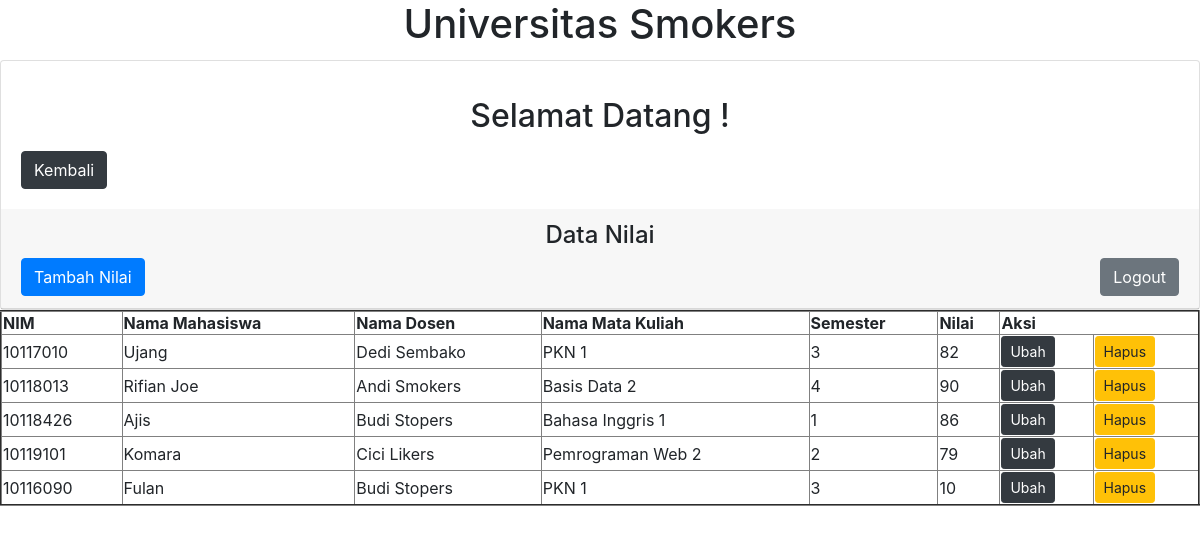
The page /UniversitasSmokers/index3.php (signed in) on the database its author committed.
### tables this page shows
CREATE TABLE `nilai` (
  `id_nilai` int(10) NOT NULL,
  `nim` char(8) NOT NULL,
  `nip` char(8) NOT NULL,
  `kode_mk` char(8) NOT NULL,
  `nilai` float DEFAULT NULL
);

CREATE TABLE `mahasiswa` (
  `nim` char(8) NOT NULL,
  `nama_mahasiswa` varchar(30) DEFAULT NULL,
  `ttl` date DEFAULT NULL,
  `jk` char(1) NOT NULL,
  `alamat` varchar(30) DEFAULT NULL,
  `id_fakultas` char(8) NOT NULL,
  `id_jurusan` char(8) NOT NULL
);

CREATE TABLE `dosen` (
  `nip` char(8) NOT NULL,
  `nama_dosen` varchar(30) DEFAULT NULL,
  `ttl` date DEFAULT NULL,
  `jk` char(1) NOT NULL,
  `alamat` varchar(30) DEFAULT NULL,
  `kode_mk` char(8) NOT NULL
);

CREATE TABLE `matkul` (
  `kode_mk` char(8) NOT NULL,
  `nama_mk` varchar(30) DEFAULT NULL,
  `sks` smallint(6) DEFAULT NULL,
  `semester` smallint(6) DEFAULT NULL,
  `id_jurusan` char(8) NOT NULL
);

### UniversitasSmokers/index3.php (the view, shortened to what this page needs)
<html>
<head>
  <link rel = "stylesheet" type = "text/css" href = "css/bootstrap.min.css">
</head>
<body>
<h1 class="card-title"><center>Universitas Smokers</h1>
  <div class="card">
  <div class="card-body">
    <p class="card-text"><center><h2>Selamat Datang !</center></p>
	<a href="welcome.php" class="btn btn-dark">Kembali</a>
  </div>
  <div class="card-header"><center><h4>Data Nilai</center>
  <a href="form_nilai.php" class="btn btn-primary">Tambah Nilai</a>
  <a href="logout.php" class="btn btn-secondary float-right">Logout</a>
  </div>
</div>
  <table border="2" width="100%">
  <center>
  <tr>
    <th>NIM</th>
    <th>Nama Mahasiswa</th>
	<th>Nama Dosen</th>
	<th>Nama Mata Kuliah</th>
	<th>Semester</th>
	<th>Nilai</th>
    <th colspan="2">Aksi</th>
  </tr>
  <?php
  include "koneksi.php";
  $sql = $pdo->prepare("SELECT * FROM nilai JOIN mahasiswa on nilai.nim = mahasiswa.nim JOIN matkul on nilai.kode_mk = matkul.kode_mk JOIN dosen on nilai.nip = dosen.nip");
  $sql->execute();
  while($data = $sql->fetch()){
    echo "<tr>";
    echo "<td>".$data['nim']."</td>";
    echo "<td>".$data['nama_mahasiswa']."</td>";
    echo "<td>".$data['nama_dosen']."</td>";
	echo "<td>".$data['nama_mk']."</td>";
	echo "<td>".$data['semester']."</td>";
	echo "<td>".$data['nilai']."</td>";
    echo "<td><a href='form_ubah3.php?id=".$data['id_nilai']."'button class='btn btn-dark btn-sm'>Ubah</a></td>";
    echo "<td><a href='proses_hapus3.php?id=".$data['id_nilai']."'button class='btn btn-warning btn-sm'>Hapus</a></td>";
    echo "</tr>";
  }
  ?>
  </table>
</body>
</html>

### rows shown on the page
nilai: mahasiswa.nim "10117010", mahasiswa.nama_mahasiswa "Ujang", nip.nama_dosen "Dedi Sembako", matkul.nama_mk "PKN 1", matkul.semester "3", nilai "82"
nilai: mahasiswa.nim "10118013", mahasiswa.nama_mahasiswa "Rifian Joe", nip.nama_dosen "Andi Smokers", matkul.nama_mk "Basis Data 2", matkul.semester "4", nilai "90"
nilai: mahasiswa.nim "10118426", mahasiswa.nama_mahasiswa "Ajis", nip.nama_dosen "Budi Stopers", matkul.nama_mk "Bahasa Inggris 1", matkul.semester "1", nilai "86"
nilai: mahasiswa.nim "10119101", mahasiswa.nama_mahasiswa "Komara", nip.nama_dosen "Cici Likers", matkul.nama_mk "Pemrograman Web 2", matkul.semester "2", nilai "79"
nilai: mahasiswa.nim "10116090", mahasiswa.nama_mahasiswa "Fulan", nip.nama_dosen "Budi Stopers", matkul.nama_mk "PKN 1", matkul.semester "3", nilai "10"
